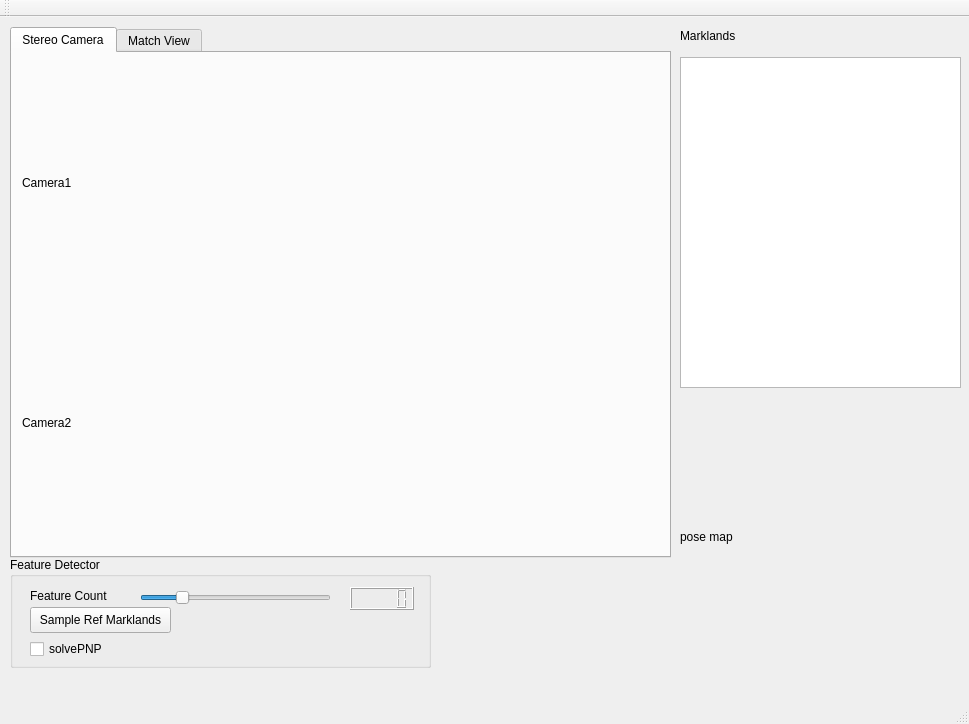
<?xml version="1.0" encoding="UTF-8"?>
<ui version="4.0">
 <class>MainWindow</class>
 <widget class="QMainWindow" name="MainWindow">
  <property name="geometry">
   <rect>
    <x>0</x>
    <y>0</y>
    <width>969</width>
    <height>724</height>
   </rect>
  </property>
  <property name="windowTitle">
   <string>DIP VO</string>
  </property>
  <widget class="QWidget" name="centralWidget">
   <widget class="QListView" name="listView">
    <property name="geometry">
     <rect>
      <x>680</x>
      <y>40</y>
      <width>281</width>
      <height>331</height>
     </rect>
    </property>
   </widget>
   <widget class="QTabWidget" name="tabWidget">
    <property name="geometry">
     <rect>
      <x>10</x>
      <y>10</y>
      <width>661</width>
      <height>531</height>
     </rect>
    </property>
    <property name="currentIndex">
     <number>0</number>
    </property>
    <widget class="QWidget" name="tab">
     <attribute name="title">
      <string>Stereo Camera</string>
     </attribute>
     <widget class="QLabel" name="rawCamView">
      <property name="geometry">
       <rect>
        <x>10</x>
        <y>10</y>
        <width>640</width>
        <height>240</height>
       </rect>
      </property>
      <property name="text">
       <string>Camera1</string>
      </property>
     </widget>
     <widget class="QLabel" name="rectCamView">
      <property name="geometry">
       <rect>
        <x>10</x>
        <y>250</y>
        <width>640</width>
        <height>240</height>
       </rect>
      </property>
      <property name="text">
       <string>Camera2</string>
      </property>
     </widget>
    </widget>
    <widget class="QWidget" name="tab_2">
     <attribute name="title">
      <string>Match View</string>
     </attribute>
     <widget class="QLabel" name="matchView">
      <property name="geometry">
       <rect>
        <x>10</x>
        <y>10</y>
        <width>640</width>
        <height>480</height>
       </rect>
      </property>
      <property name="text">
       <string>Match VIEW</string>
      </property>
     </widget>
    </widget>
   </widget>
   <widget class="QLabel" name="label">
    <property name="geometry">
     <rect>
      <x>680</x>
      <y>10</y>
      <width>71</width>
      <height>18</height>
     </rect>
    </property>
    <property name="text">
     <string>Marklands</string>
    </property>
   </widget>
   <widget class="QGroupBox" name="groupBox">
    <property name="geometry">
     <rect>
      <x>10</x>
      <y>540</y>
      <width>421</width>
      <height>111</height>
     </rect>
    </property>
    <property name="title">
     <string>Feature Detector</string>
    </property>
    <widget class="QSlider" name="featureCountSlider">
     <property name="geometry">
      <rect>
       <x>130</x>
       <y>30</y>
       <width>191</width>
       <height>21</height>
      </rect>
     </property>
     <property name="minimum">
      <number>1</number>
     </property>
     <property name="maximum">
      <number>500</number>
     </property>
     <property name="value">
      <number>100</number>
     </property>
     <property name="orientation">
      <enum>Qt::Horizontal</enum>
     </property>
    </widget>
    <widget class="QLabel" name="label_2">
     <property name="geometry">
      <rect>
       <x>20</x>
       <y>30</y>
       <width>101</width>
       <height>18</height>
      </rect>
     </property>
     <property name="text">
      <string>Feature Count</string>
     </property>
    </widget>
    <widget class="QCheckBox" name="checkBox">
     <property name="geometry">
      <rect>
       <x>20</x>
       <y>80</y>
       <width>81</width>
       <height>24</height>
      </rect>
     </property>
     <property name="text">
      <string>solvePNP</string>
     </property>
    </widget>
    <widget class="QLCDNumber" name="featureCountNumber">
     <property name="geometry">
      <rect>
       <x>340</x>
       <y>30</y>
       <width>64</width>
       <height>23</height>
      </rect>
     </property>
    </widget>
    <widget class="QPushButton" name="sampleMKButton">
     <property name="geometry">
      <rect>
       <x>20</x>
       <y>50</y>
       <width>141</width>
       <height>26</height>
      </rect>
     </property>
     <property name="text">
      <string>Sample Ref Marklands</string>
     </property>
    </widget>
   </widget>
   <widget class="QLabel" name="poseMap">
    <property name="geometry">
     <rect>
      <x>680</x>
      <y>380</y>
      <width>280</width>
      <height>280</height>
     </rect>
    </property>
    <property name="text">
     <string>pose map</string>
    </property>
   </widget>
  </widget>
  <widget class="QMenuBar" name="menuBar">
   <property name="geometry">
    <rect>
     <x>0</x>
     <y>0</y>
     <width>969</width>
     <height>23</height>
    </rect>
   </property>
  </widget>
  <widget class="QToolBar" name="mainToolBar">
   <attribute name="toolBarArea">
    <enum>TopToolBarArea</enum>
   </attribute>
   <attribute name="toolBarBreak">
    <bool>false</bool>
   </attribute>
  </widget>
  <widget class="QStatusBar" name="statusBar"/>
 </widget>
 <layoutdefault spacing="6" margin="11"/>
 <resources/>
 <connections/>
</ui>
